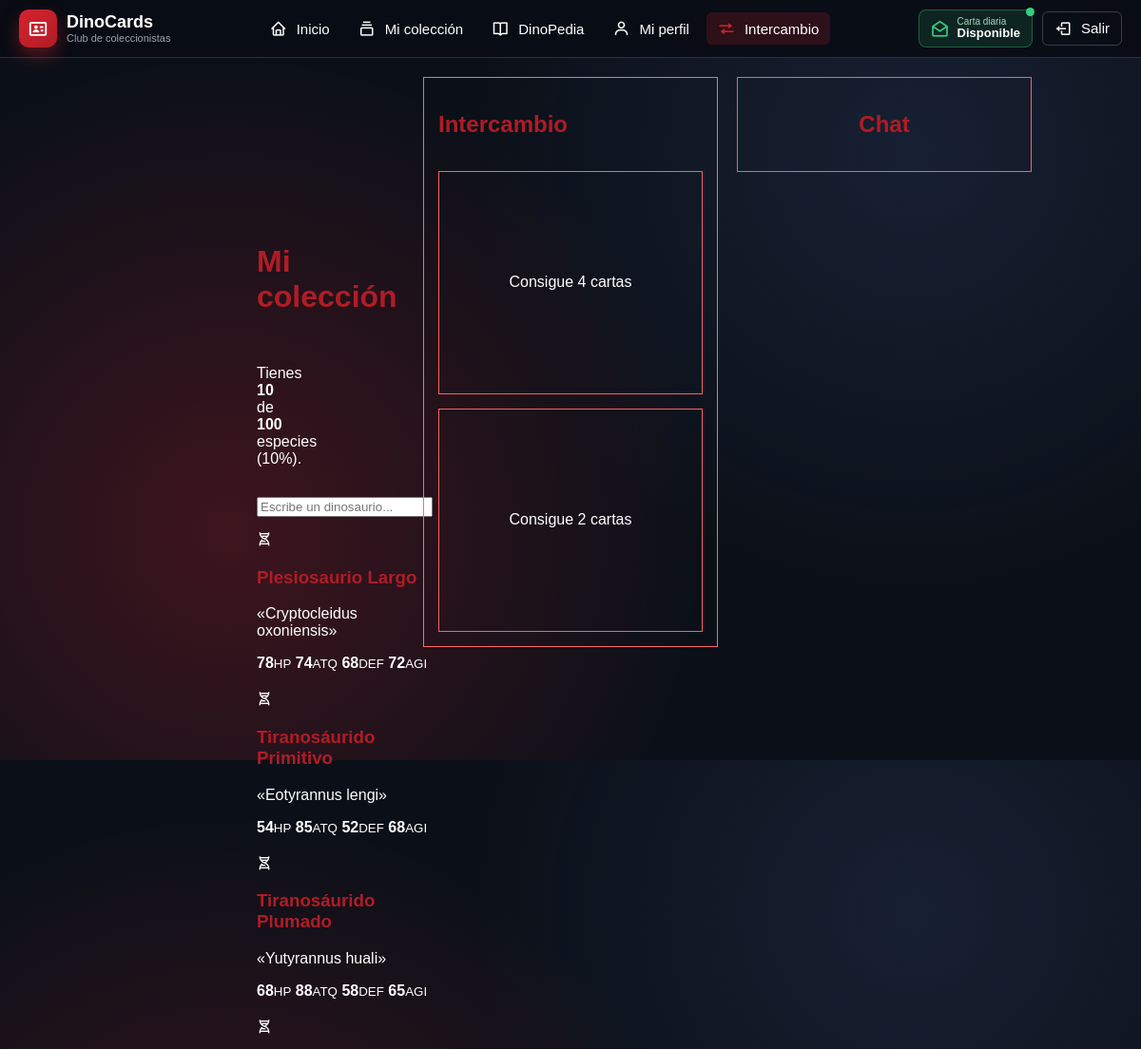
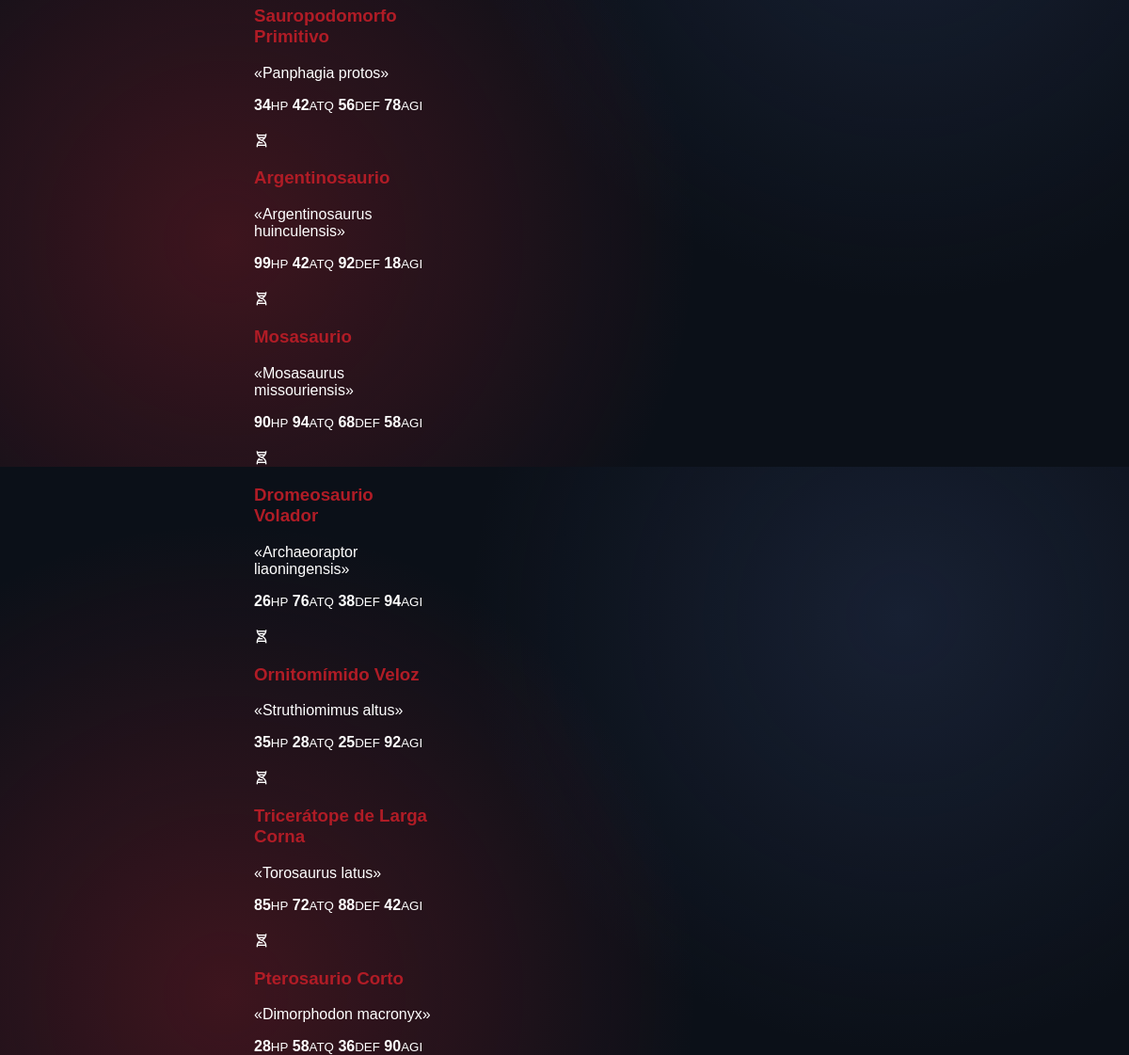
The app's page /intercambio.php (signed in) with its own data (2 pictures, top to bottom).
### tables this page shows
CREATE TABLE usuarios(id INT primary key auto_increment,
					  username VARCHAR(64) UNIQUE,
                      email VARCHAR(256) UNIQUE,
                      password_hash VARCHAR(1024),
                      fecha_registro DATETIME,
                      ultima_obtencion DATETIME,
                      listos_negociar int);

CREATE TABLE dinosaurios(id INT primary key auto_increment,
					  nombre VARCHAR(64),
                      especie VARCHAR(1024),
                      periodo VARCHAR(1024),
                      image_url VARCHAR(1024),
                      altura DECIMAL(4,2),
                      largo DECIMAL(4,2),
                      peso DECIMAL(6,3),
                      hp INT,
                      vigor INT,
                      ataque INT,
                      defensa INT,
                      agilidad INT);

### src/AccesoDatos.php (called while the page is built, shortened)
<?php
function escapar(mixed $valor): string
{
    return htmlspecialchars((string) $valor, ENT_QUOTES, 'UTF-8');
}

### intercambio.php (the view, shortened to what this page needs)
<?php
require_once __DIR__ . "/src/AccesoDatos.php";
$usuario_id = (int) $_SESSION["usuario_id"];
$ids = [];
$consulta = $conexion->prepare("SELECT dinosaurio_id FROM colecciones WHERE usuario_id = ?");
$consulta->bind_param("i", $usuario_id);
$consulta->execute();
$resultado = $consulta->get_result();
while ($fila = $resultado->fetch_assoc()) {
    $ids[] = (int) $fila["dinosaurio_id"];
}
$copias = [];
$orden  = [];
foreach ($ids as $id) {
    if (!isset($copias[$id])) {
        $copias[$id] = 0;
        $orden[] = $id;
    }
    $copias[$id]++;
}
$dinos = [];
if (count($orden) > 0) {
    $lista = implode(",", $orden);
    $res = $conexion->query("SELECT * FROM dinosaurios WHERE id IN ($lista)");
    while ($d = $res->fetch_assoc()) {
        $dinos[(int) $d["id"]] = $d;
    }
}
$total_catalogo = (int) $conexion->query("SELECT COUNT(*) AS total FROM dinosaurios")->fetch_assoc()["total"];
$total_especies = count($orden);
$porcentaje     = $total_catalogo > 0 ? round($total_especies / $total_catalogo * 100) : 0;
?>
<!DOCTYPE html>
<html lang="es">
<head>
    <link href="https://unpkg.com/boxicons@2.1.4/css/boxicons.min.css" rel="stylesheet">
    <link rel="stylesheet" href="styles/comun.css?v=<?= @filemtime(__DIR__ . '/styles/comun.css') ?>">
    <link rel="stylesheet" href="styles/intercambio.css?v=<?= @filemtime(__DIR__ . '/styles/intercambio.css') ?>">
</head>
<body>
<?php require "menu.php"; ?>
<main class="panel-inicio">
    <div class="main-container">
        <div class="tarjeta-coleccion">
            <h1>Mi colección</h1>
            <p>Tienes <b><?= $total_especies ?></b> de <b><?= $total_catalogo ?></b> especies (<?= $porcentaje ?>%).</p>
            <?php if ($total_especies === 0): ?>
                <p class="aviso error">Todavía no tienes ninguna carta. Abre tu sobre del día para empezar.</p>
            <?php else: ?>
            <div class="campo">
                <input type="text" id="buscador" oninput="filtrarColeccion()" placeholder="Escribe un dinosaurio...">
            </div>
            <ul class="cartas-grid">
                <?php foreach ($orden as $id): ?>
                    <?php if (!isset($dinos[$id])) { continue; } $d = $dinos[$id]; ?>
                    <li class="carta-mini" data-buscar="<?= escapar(strtolower($d["especie"] . " " . $d["nombre"])) ?>">
                        <span class="retrato">
                            <?php if (!empty($d["imagen_url"])): ?>
                                <img class="fondo" src="<?= escapar($d["imagen_url"]) ?>" alt="" aria-hidden="true" loading="lazy" decoding="async" onerror="this.style.display='none'">
                                <img src="<?= escapar($d["imagen_url"]) ?>" alt="<?= escapar($d["nombre"]) ?>" loading="lazy" decoding="async" onerror="this.style.display='none'">
                            <?php else: ?>
                                <i class="bx bx-dna" aria-hidden="true"></i>
                            <?php endif; ?>
                        </span>
                        <h3><?= escapar($d["nombre"]) ?></h3>
                        <p class="apodo">«<?= escapar($d["especie"]) ?>»</p>
                        <div class="mini-stats">
                            <span><b><?= escapar($d["hp"]) ?></b><small>HP</small></span>
                            <span><b><?= escapar($d["ataque"]) ?></b><small>ATQ</small></span>
                            <span><b><?= escapar($d["defensa"]) ?></b><small>DEF</small></span>
                            <span><b><?= escapar($d["agilidad"]) ?></b><small>AGI</small></span>
                        </div>
                    </li>
                <?php endforeach; ?>
            </ul>
        <?php endif; ?>
    </div>
        <div class="panel-intercambio">
            <div class="contenedores-usuario">
                <h2>Intercambio</h2>
                <div id="panel-usuario1" class="sub-panel">
                    <p>Consigue 4 cartas</p>
                </div>
                <div id="panel-usuario2" class="sub-panel">
                    <p>Consigue 2 cartas</p>
                </div>
            </div>
        </div>
        <div class="panel-chat">
            <div class="contenedor-chat">
                <h2>Chat</h2>
            </div>
        </div>
    </div>
</main>
</body>
</html>

### styles/comun.css (style rules this page uses)
* { box-sizing: border-box; }
:root { --rojo: #d6232f; --rojo-osc: #b01c26; --fondo: #0b1018; --texto: #111827; --gris: #6b7280; --borde: #d9dde5; }
body { margin: 0; font-family: Arial, Helvetica, sans-serif; min-height: 100vh; color: #ffffff; background: radial-gradient(circle at 20% 70%, rgba(214, 35, 47, .25), transparent 45%), radial-gradient(circle at 80% 20%, rgba(60, 80, 130, .25), transparent 40%), var(--fondo); }
main { max-width: 1000px; margin: 20px auto; padding: 0 15px; }
h1, h2, h3 { color: var(--rojo-osc); }

### styles/intercambio.css (style rules this page uses)
.main-container { display: grid; grid-template-columns: 1fr 1fr 1fr; gap: 20px; height: 75vh; }
.tarjeta-coleccion { padding: 50%; height: 200px; width: 200px; }
.cartas-grid { list-style: none; display: grid; grid-template-columns: repeat(auto-fill, minmax(190px, 1fr)); gap: 20px; padding: 0; margin: 0; }
.panel-intercambio { display: flex; flex-direction: column; gap: 15px; border: 1px solid #ff6c6c; padding: 15px; }
.contenedores-usuario { display: flex; flex-direction: column; gap: 15px; flex: 1; }
.sub-panel { border: 1px solid #fa6161; padding: 15px; flex: 1; display: flex; align-items: center; justify-content: center; }
.tarjeta-coleccion { display: flex; flex-direction: column; gap: 15px; flex: 1; }
.contenedor-chat { border: 1px solid #fa6161; padding: 15px; flex: 1; display: flex; align-items: center; justify-content: center; }

### records on screen
dinosaurios: nombre "Plesiosaurio Largo", especie "Cryptocleidus oxoniensis", hp "78", ataque "74", defensa "68", agilidad "72"
dinosaurios: nombre "Tiranosáurido Primitivo", especie "Eotyrannus lengi", hp "54", ataque "85", defensa "52", agilidad "68"
dinosaurios: nombre "Tiranosáurido Plumado", especie "Yutyrannus huali", hp "68", ataque "88", defensa "58", agilidad "65"
dinosaurios: nombre "Sauropodomorfo Primitivo", especie "Panphagia protos", hp "34", ataque "42", defensa "56", agilidad "78"
dinosaurios: nombre "Argentinosaurio", especie "Argentinosaurus huinculensis", hp "99", ataque "42", defensa "92", agilidad "18"
dinosaurios: nombre "Mosasaurio", especie "Mosasaurus missouriensis", hp "90", ataque "94", defensa "68", agilidad "58"
dinosaurios: nombre "Dromeosaurio Volador", especie "Archaeoraptor liaoningensis", hp "26", ataque "76", defensa "38", agilidad "94"
dinosaurios: nombre "Ornitomímido Veloz", especie "Struthiomimus altus", hp "35", ataque "28", defensa "25", agilidad "92"
dinosaurios: nombre "Tricerátope de Larga Corna", especie "Torosaurus latus", hp "85", ataque "72", defensa "88", agilidad "42"
dinosaurios: nombre "Pterosaurio Corto", especie "Dimorphodon macronyx", hp "28", ataque "58", defensa "36", agilidad "90"

### other values on screen
escapar($texto) "Inicio"
escapar($texto) "Mi colección"
escapar($texto) "DinoPedia"
escapar($texto) "Mi perfil"
escapar($texto) "Intercambio"
$total_especies "10"
$total_catalogo "100"
$porcentaje "10"
